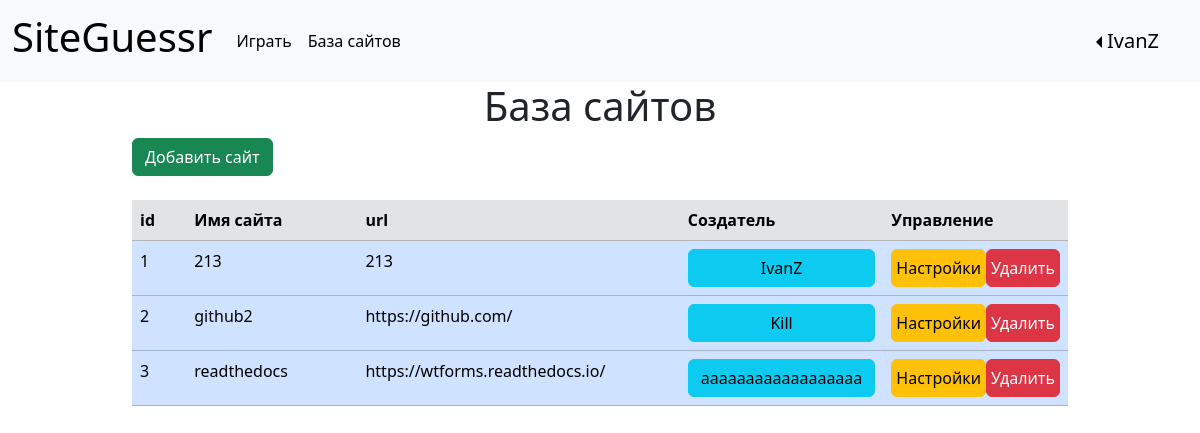
The app's page /websites (signed in), older data.
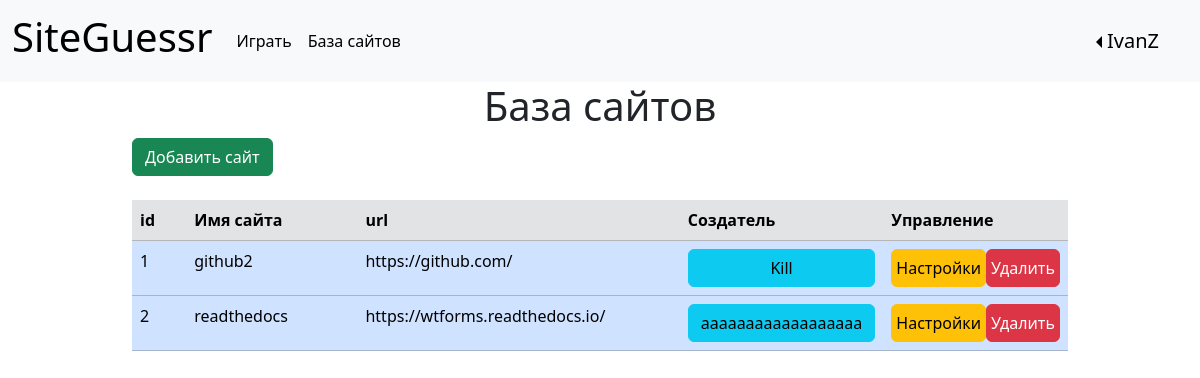
The same page, newer data.
### data/websites.py (models this page shows)
class Website(SqlAlchemyBase, SerializerMixin):
    __tablename__ = 'website'
    id = sqlalchemy.Column(sqlalchemy.Integer, primary_key=True, autoincrement=True)
    name = sqlalchemy.Column(sqlalchemy.String, nullable=True)
    url = sqlalchemy.Column(sqlalchemy.String)
    user_id = sqlalchemy.Column(sqlalchemy.Integer, sqlalchemy.ForeignKey("user.id"), nullable=True)
    user = orm.relationship('User')

### data/users.py (models this page shows, shortened)
class User(SqlAlchemyBase, UserMixin, SerializerMixin):
    __tablename__ = 'user'
    id = sqlalchemy.Column(sqlalchemy.Integer,
                           primary_key=True, autoincrement=True)
    login = sqlalchemy.Column(sqlalchemy.String, unique=True, nullable=True)
    description = sqlalchemy.Column(sqlalchemy.String)  # описание
    role = sqlalchemy.Column(sqlalchemy.String, nullable=True, default="newbie")  # роль
    banned = sqlalchemy.Column(sqlalchemy.Boolean, nullable=True, default=False)  # бан
    created_date = sqlalchemy.Column(sqlalchemy.DateTime)
    modified_date = sqlalchemy.Column(sqlalchemy.DateTime)
    hashed_password = sqlalchemy.Column(sqlalchemy.String, nullable=True)
    statistic = orm.relationship("Statistic", back_populates='user', uselist=False)
    games = orm.relationship("Game", back_populates='user')
    website = orm.relationship("Website", back_populates='user')

### main.py (the view)
@app.route('/websites', methods=['GET', 'POST'])
@login_required
def websites():
    if not (current_user.role == 'admin' or current_user.role == 'main admin'):
        return redirect("/")
    db_sess = db_session.create_session()
    params = {"title": "База сайтов",
              "websites": [user for user in
                           db_sess.query(Website).join(User).filter(User.banned == 0).all()]}
    return render_template("websites.html", **params)

### data/db_session.py (called while the page is built)
def create_session() -> Session:
    global __factory
    return __factory()

### main.py (called while the page is built)
@login_manager.user_loader
def load_user(user_id):
    db_sess = db_session.create_session()
    return db_sess.query(User).get(user_id)

### templates/websites.html
{% extends "base.html" %}
{% block content %}
<div class="main-body">
    <h1 class="text-center">{{ title }}</h1>
    {% if current_user.role == "admin" or current_user.role == "main admin": %}
    <div class="container">
        <a href="/website" class="btn btn-success">Добавить сайт</a>
    </div>
    <br>
    {% endif %}
    <div class="container">
        <table class="table">
            <thead>
            <tr class="table-secondary">
                <th class="col-1" scope="col">id</th>
                <th class="col-3" scope="col">Имя сайта</th>
                <th class="col-5" scope="col">url</th>
                <th class="col-1" scope="col">Создатель</th>
                <th class="col-1" scope="col">Управление</th>
            </tr>
            </thead>
            <tbody>
            {% for website in websites %}
            <tr class="table-primary">
                <td>{{ loop.index }}</td>
                <td>{{ website.name }}</td>
                <td>{{ website.url }}</td>
                <td>
                    <div class="d-grid gap-2">
                        <a class="btn btn-info " href="/profile/{{ website.user.login }}"
                           role="button">
                            {{ website.user.login}}
                        </a>
                    </div>
                </td>
                <td>
                    {% if website.user.login == current_user.login or current_user.role == "main admin" %}
                    <div class="">
                        <div class="d-flex">
                            <a class="btn btn-warning mx-auto d-grid px-1" href="/website/{{ website.id }}"
                               role="button">
                                Настройки
                            </a>
                            <a class="btn btn-danger mx-auto d-grid px-1" href="/website_delete/{{ website.id }}"
                               role="button">
                                Удалить
                            </a>
                        </div>
                    </div>
                    {% endif %}
                </td>
            </tr>
            {% endfor %}
            </tbody>
        </table>
    </div>
</div>
{% endblock %}

Row changes from the older to the newer data that the page shows:
removed Website: name "213", url "213", user.login "IvanZ"
